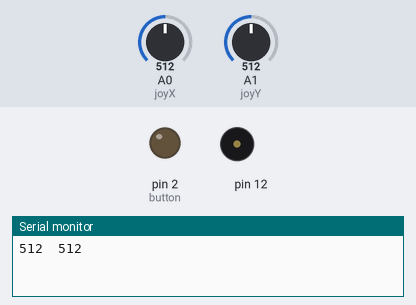
A sketch run on a simulated Arduino Uno, built with avr-gcc and run on an emulated ATmega328P. Parts: output pins drawn as LEDs (lit = HIGH), buzzer (waves = sounding), the last lines printed to the serial monitor. The inputs (shaded band) are chosen by the test bench; at power-on: A0 (joyX) = 512, A1 (joyY) = 512.

Above: at 0.15 s.
At 1.2 s:
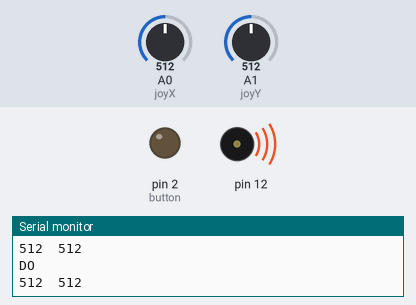
1.3 s: A0 (joyX) set to 1023
At 2.4 s:
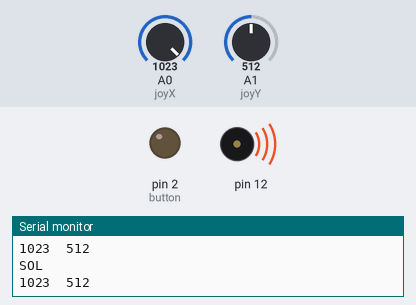
Timing chart, 0 to 4.3 s (numbered marks = the images above; inputs shaded):
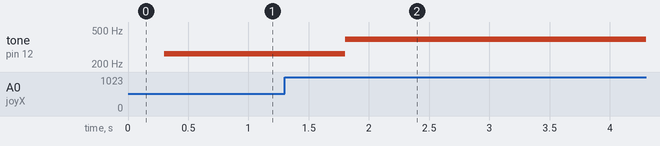

Measured:
- after the input at 1.3 s, tone on pin 12: 262 Hz → 392 Hz after 0.50 s

The sketch:

joystick_pro_Demir_2.ino
```cpp
#define joyX A0
#define joyY A1
int xValue=0;
int yValue=0;
int button=2;
int button_state=0;
void setup() {
  Serial.begin(9600);
  pinMode(12, OUTPUT);
  pinMode(button,OUTPUT);
}

void loop() {
  // put your main code here, to run repeatedly

  xValue = analogRead(joyX);
  yValue = analogRead(joyY);

  //print the values with to plot or vie
 Serial.print(xValue);
  Serial.print("\t");
  Serial.println(yValue);
  delay(300);

 if (xValue<514&& yValue<1023){
 Serial.println("DO");
   tone(12, 262);
}
if (xValue==514 && yValue<0){
 Serial.println("RE");
   tone(12, 294);

}
if (xValue==1023 && yValue==514){
 Serial.println("MI");
    tone(12, 330);

}
if (xValue==0 && yValue==514){
 Serial.println("FA");
   tone(12, 349);

}
if (xValue==1023 && yValue<513){
 Serial.println("SOL");
   tone(12, 392);
}
if (xValue==0 && yValue==0){
 Serial.println("La");
   tone(12, 440);
}
}
```
